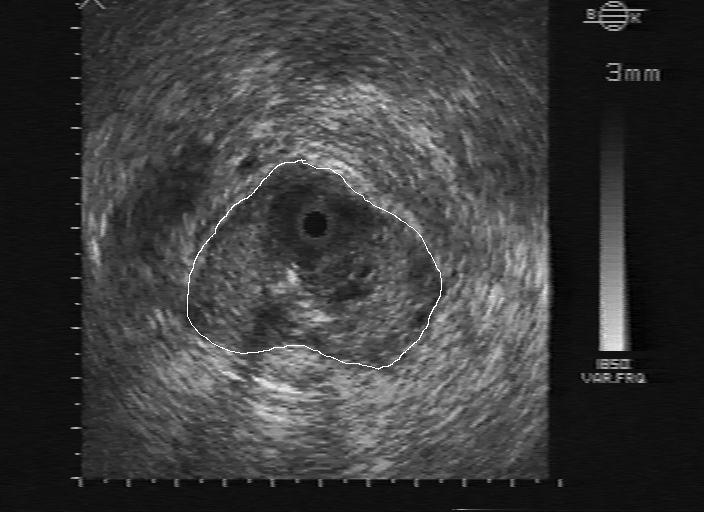
%> input picture Imagenes/an-u3-16-03.tif, 704 x 512 px
$ octave imageProcessing.m   (GNU Octave 9; MATLAB toolbox functions it lacks are replaced by stand-ins)
%> lines starting %> are read from the running program, lines starting %| are printed output that depends on the picture
clear
clc

%%Image Cutting
prostateImg = imread('Imagenes/an-u3-16-03.tif');
%> prostateImg is the input picture: size 512x704 uint8; min 0, max 255, mean 59.6
imshow(prostateImg);
prostateImgCut = imcrop(prostateImg,[120 110 420 350]);
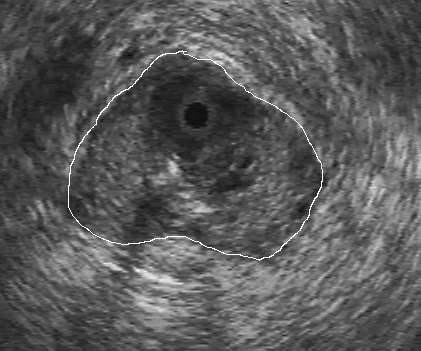
%> prostateImgCut: size 351x421 uint8; min 11, max 255, mean 89.4
imshow(prostateImgCut);

%%Aplying Gausian filter of thirteenth order
pascal13=[1 12 66 220 495 792 924 792 495 220 66 12 1];
matrizGausiana13=pascal13'*pascal13/(sum(pascal13)^2);
prostateImgCutBlurry=uint8(conv2(prostateImgCut,matrizGausiana13,'same'));
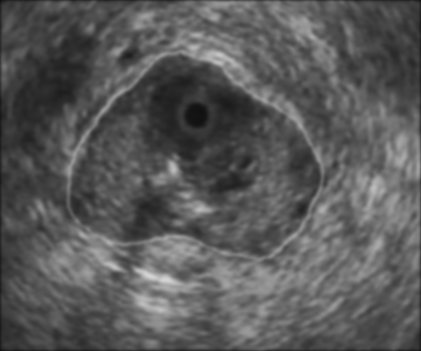
%> prostateImgCutBlurry: size 351x421 uint8; min 16, max 213, mean 88.9
imshow(prostateImgCutBlurry);

%%Getting grayscale average for prostate
%> (the run ends here)

$ run again, with Imagenes/an-u3-14-04.tif copied over Imagenes/an-u3-16-03.tif
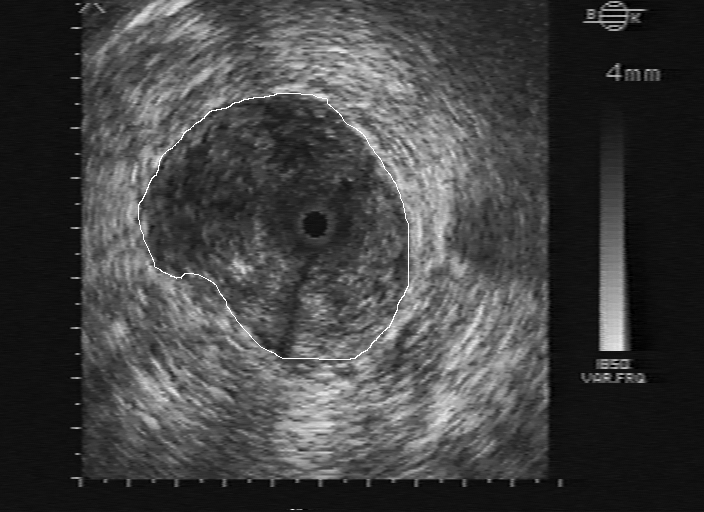
%> input picture Imagenes/an-u3-14-04.tif, 704 x 512 px
%> prostateImg is the input picture: size 512x704 uint8; min 0, max 255, mean 66.4
%> `prostateImgCut = imcrop(prostateImg,[120 110 420 350]);`:
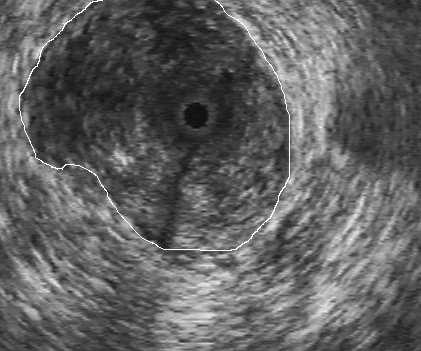
%> prostateImgCut: size 351x421 uint8; min 12, max 255, mean 97.1
%> `prostateImgCutBlurry=uint8(conv2(prostateImgCut,matrizGausiana13,'same..`:
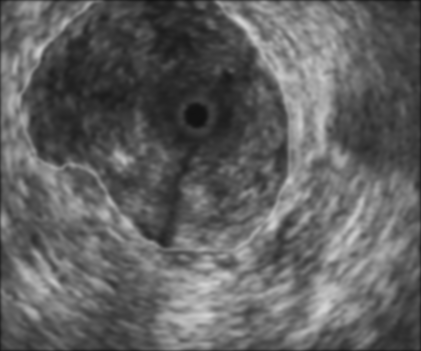
%> prostateImgCutBlurry: size 351x421 uint8; min 18, max 212, mean 96.5

$ run again, with Imagenes/an-u3-15-03.tif copied over Imagenes/an-u3-16-03.tif
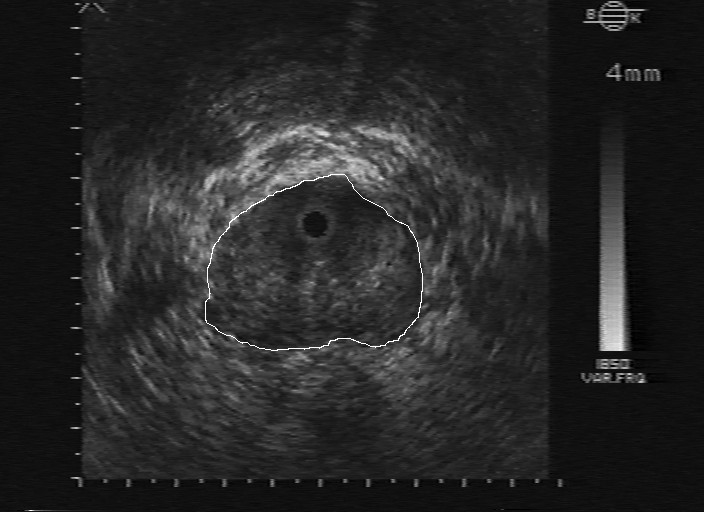
%> input picture Imagenes/an-u3-15-03.tif, 704 x 512 px
%> prostateImg is the input picture: size 512x704 uint8; min 0, max 255, mean 38.2
%> `prostateImgCut = imcrop(prostateImg,[120 110 420 350]);`:
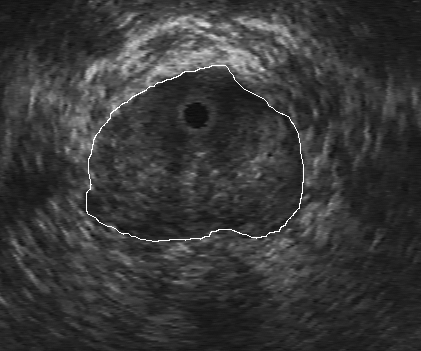
%> prostateImgCut: size 351x421 uint8; min 9, max 255, mean 56.1
%> `prostateImgCutBlurry=uint8(conv2(prostateImgCut,matrizGausiana13,'same..`:
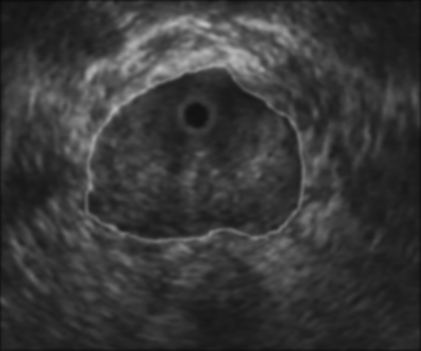
%> prostateImgCutBlurry: size 351x421 uint8; min 9, max 188, mean 55.9
